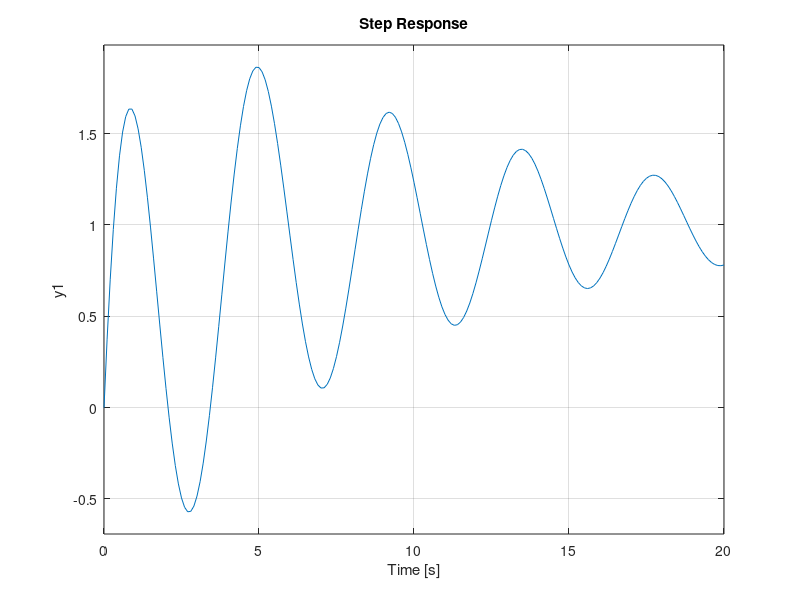

Source code (MATLAB):
% Clear
clear
clc
close all

%% Define Transfer Function
% Number 5
% Resonant System
% G(s) = 8*s^6 + 7*s^5 + 6*s^4 + 5*s^3 + 4*s^2 + 3*s + 2 / s^7 + 2*s^6 +
% 3*s^5 + 4*s^4 + 5*s^3 + 6*s^2 + 7*s + 1

x7 = 8;
x6 = 7;
x5 = 6;
x4 = 5;
x3 = 4;
x2 = 3;
x1 = 2;
y7 = 1;
y6 = 2;
y5 = 3;
y4 = 4;
y3 = 5;
y2 = 6;
y1 = 7;
y = 1

G5_num = [x7 x6 x5 x4 x3 x2 x1];
G5_den = [y7 y6 y5 y4 y3 y2 y1 y];
G5 = tf(G5_num,G5_den)

% step response
step(G5,0:0.1:20)



%% Define Transfer Function
% Number 6
% Electrical Filter with Multiple Poles
% G(s) = 4*s^3 + 3*s^2 + 2*s + 1 / s^4 + 2*s^3 + 3*s^2 + 4*s + 1


s4 = 4;
s3 = 3;
s2 = 2;
s1 = 1;
t5 = 1;
t4 = 2;
t3 = 3;
t2 = 4;
t1 = 1;

G6_num = [s4 s3 s2 s1];
G6_den = [t5 t4 t3 t2 t1];
G6 = tf(G6_num,G6_den)

% step response
step(G6,0:0.1:20)

